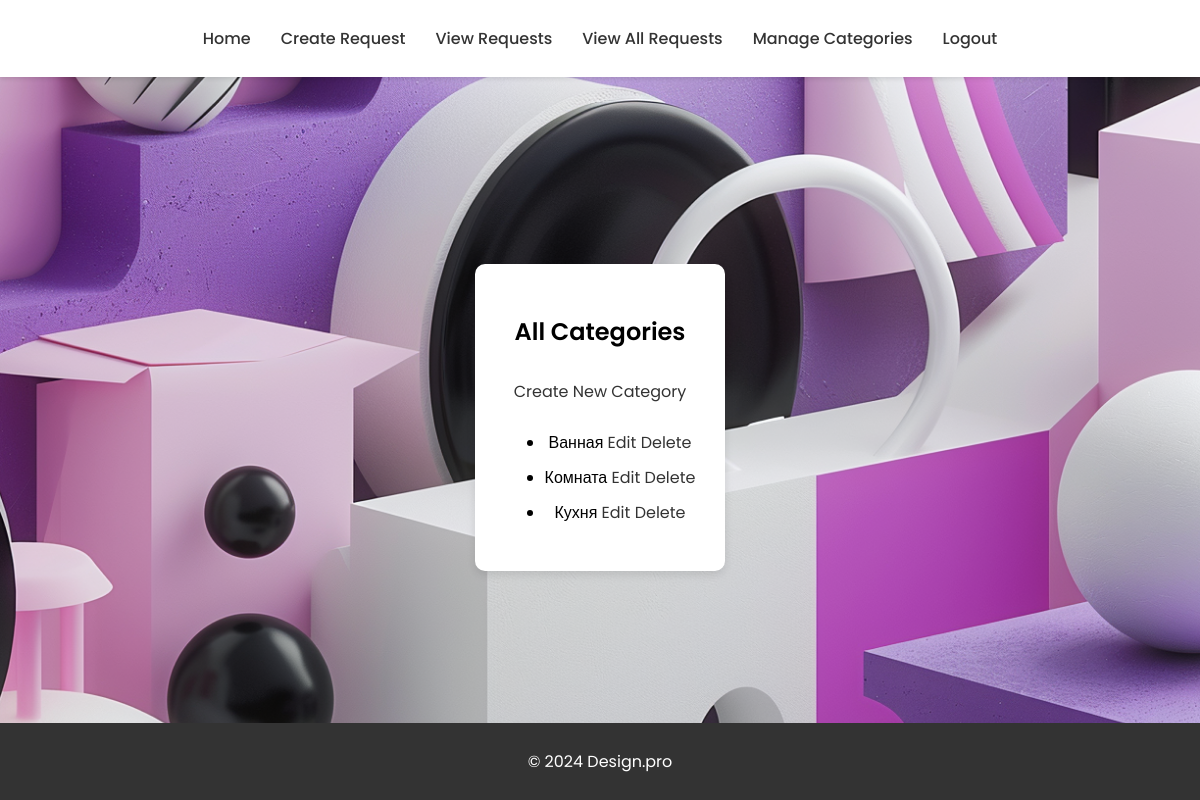
The app's page /view_categories/ (signed in) with its own data.
### main/models.py (models this page shows, shortened)
class Category(models.Model):
    name = models.CharField(max_length=255, unique=True)

### main/views.py (the view)
# urls.py: path('view_categories/', view_categories, name='view_categories'),
@login_required
def view_categories(request):
    if request.user.is_superuser:
        categories = Category.objects.all().order_by('name')
        return render(request, 'view_categories.html', {'categories': categories})
    else:
        messages.error(request, 'You do not have permission to view categories.')
        return redirect('home')

### main/templates/view_categories.html (shortened to what this page needs)
{% extends 'base.html' %}
{% block content %}
<div class="wrapper fadeInDown">
  <div id="formContent">
    <h2 class="active">All Categories</h2>
    <a href="{% url 'create_category' %}" class="underlineHover">Create New Category</a>
    {% if categories %}
      <ul>
        {% for category in categories %}
          <li>
            {{ category.name }}
            <a href="{% url 'edit_category' category.id %}" class="underlineHover">Edit</a>
            <a href="{% url 'delete_category' category.id %}" class="underlineHover">Delete</a>
          </li>
        {% endfor %}
      </ul>
    {% else %}
      <p>No categories found.</p>
    {% endif %}
  </div>
</div>
{% endblock %}

### main/static/css/styles.css (style rules this page uses)
html { background-image: url('../img/va1yusha_Generate.png'); background-size: cover; background-position: center; background-repeat: no-repeat; background-attachment: fixed; }
body { font-family: "Poppins", sans-serif; margin: 0; padding: 0; }
a { color: #333; text-decoration: none; }
h2 { text-align: center; font-size: 24px; font-weight: 600; margin: 20px 0; }
.wrapper { display: flex; align-items: center; justify-content: center; height: 80vh; }
#formContent { background: #fff; padding: 30px; border-radius: 10px; box-shadow: 0 4px 8px rgba(0, 0, 0, 0.1); text-align: center; width: 100%; max-width: fit-content; }
#formContent h2 { margin-bottom: 20px; }
.fadeInDown { animation: fadeInDown 1s ease-in-out; }
.underlineHover:after { display: block; left: 0; bottom: -10px; width: 0; height: 2px; background-color: #333; content: ""; transition: width 0.2s; }
.underlineHover { display: inline-block; margin-top: 10px; color: #333; text-decoration: none; position: relative; }
.underlineHover:after { content: ''; position: absolute; width: 100%; transform: scaleX(0); height: 2px; bottom: 0; left: 0; background-color: #333; transform-origin: bottom right; transition: transform 0.25s ease-out; }

### records on screen
Category: name "Ванная"
Category: name "Комната"
Category: name "Кухня"
